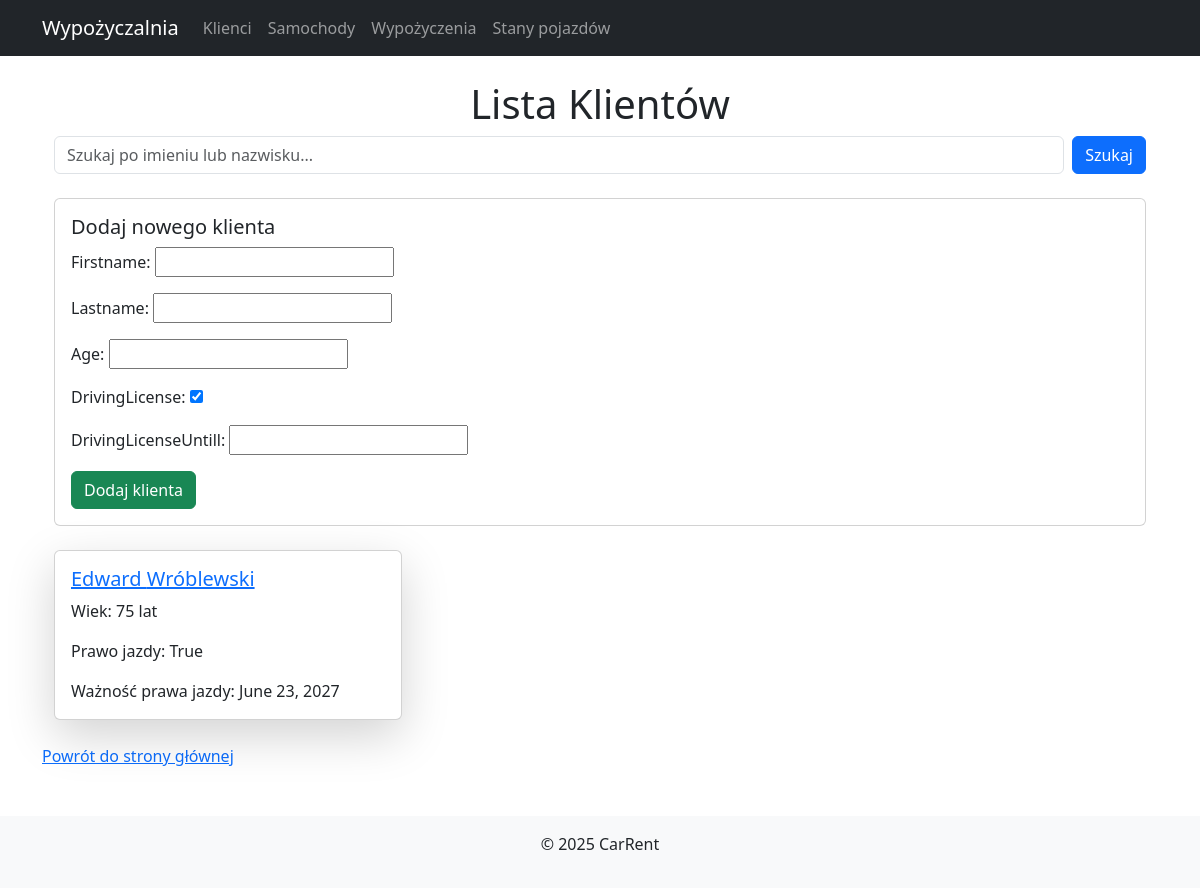
/carrent/clients/, run on an earlier commit of the app's database.
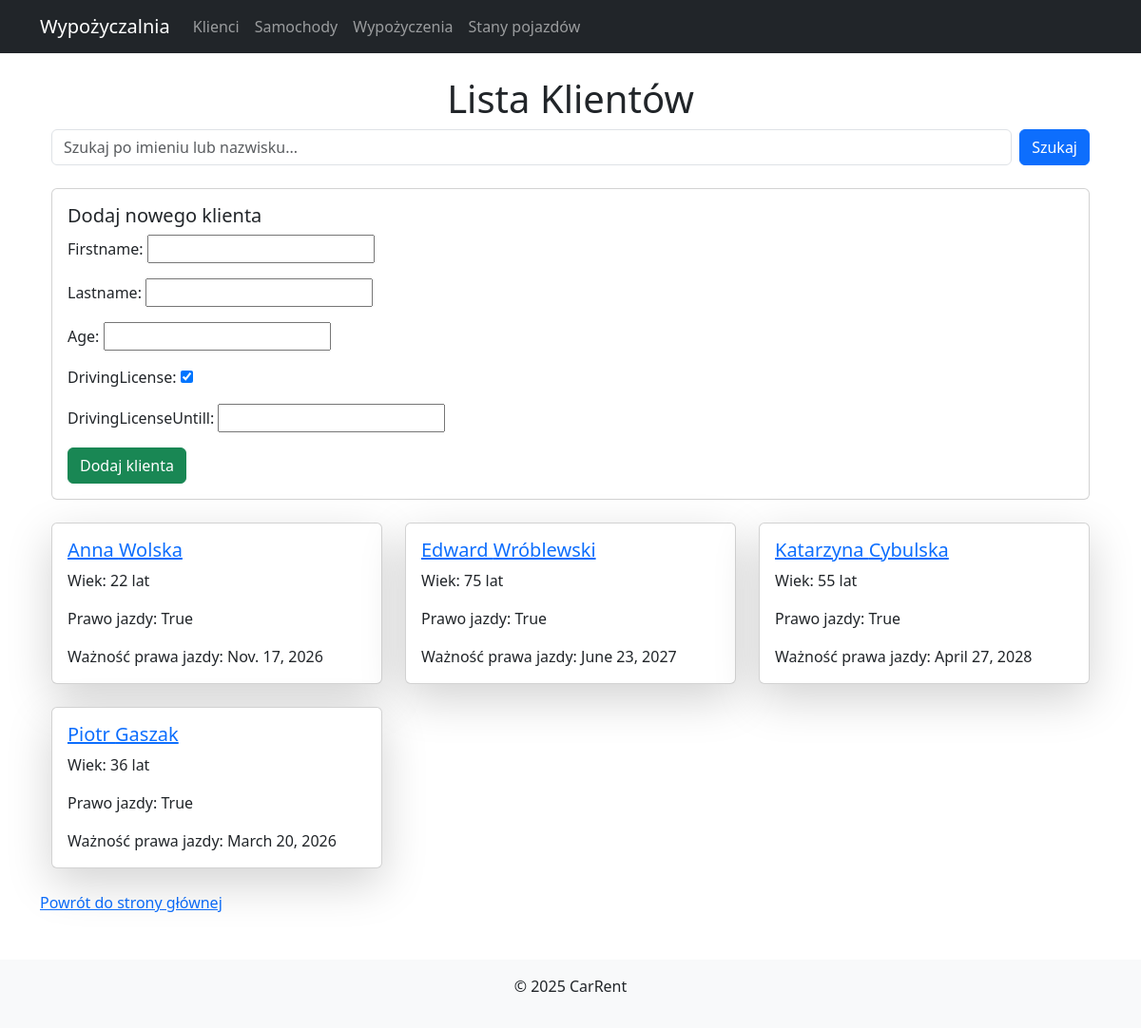
And on a later commit of the database.
### carrent/models.py (models this page shows, shortened)
class Client(models.Model):
    firstname = models.CharField(max_length=50)
    lastname = models.CharField(max_length=50)
    age = models.IntegerField()
    drivingLicense = models.BooleanField(default=True)
    drivingLicenseUntill = models.DateField()
    class Meta:
        ordering = ['firstname', 'lastname']

### carrent/views.py (the view)
# urls.py: path('clients/', views.client_list, name='client_list'),
def client_list(request):
    query = request.GET.get('q')
    clients = Client.objects.all()
    if query:
        clients = clients.filter(firstname__icontains=query) | clients.filter(lastname__icontains=query)
    if request.method == "POST":
        form = ClientForm(request.POST)
        if form.is_valid():
            form.save()
            return redirect('client_list')  # Odśwież stronę po dodaniu samochodu
    else:
        form = ClientForm()
    return render(request, 'carrent/client/list.html', {'clients': clients, 'query': query, 'form': form})

### carrent/forms.py
class ClientForm(forms.ModelForm):
    class Meta:
        model = Client
        fields = ['firstname', 'lastname', 'age', 'drivingLicense', 'drivingLicenseUntill']

### carrent/templates/carrent/client/list.html (shortened to what this page needs)
{% extends 'carrent/base.html' %}
{% block content %}
<div class="container">
    <h1 class="text-center">Lista Klientów</h1>
    <form method="GET" class="d-flex mb-4">
        <input type="text" name="q" class="form-control me-2" placeholder="Szukaj po imieniu lub nazwisku..."
               value="{{ query|default_if_none:'' }}">
        <button type="submit" class="btn btn-primary">Szukaj</button>
    </form>
    <div class="card mb-4">
        <div class="card-body">
            <h5 class="card-title">Dodaj nowego klienta</h5>
            <form method="POST">
                {{ form.as_p }}
                <button type="submit" name="add_client" class="btn btn-success">Dodaj klienta</button>
            </form>
        </div>
    </div>
    <div class="row">
        {% for client in clients %}
            <div class="col-md-4">
                <div class="card shadow-lg mb-4">
                    <div class="card-body">
                        <a href="{% url 'client_detail' client.id %}">
                        <h5 class="card-title">{{ client.firstname }} {{ client.lastname }}</h5> </a>
                        <p class="card-text">Wiek: {{ client.age }} lat</p>
                        <p class="card-text">Prawo jazdy: {{ client.drivingLicense }}</p>
                        <p class="card-text">Ważność prawa jazdy: {{ client.drivingLicenseUntill }}</p>
                    </div>
                </div>
            </div>
        {% empty %}
            <p class="text-center">Brak wyników wyszukiwania.</p>
        {% endfor %}
    </div>
</div>
<a href="{% url 'home' %}">Powrót do strony głównej</a>
{% endblock %}

### carrent/templates/carrent/base.html (shortened to what this page needs)
<!DOCTYPE html>
<html lang="pl">
<head>
    <link rel="stylesheet" href="https://cdn.jsdelivr.net/npm/bootstrap@5.3.0/dist/css/bootstrap.min.css">
</head>
<body>
    <nav class="navbar navbar-expand-lg navbar-dark bg-dark">
        <div class="container">
            <a class="navbar-brand" href="{% url 'home' %}">Wypożyczalnia</a>
            <div class="collapse navbar-collapse">
                <ul class="navbar-nav">
                    <li class="nav-item"><a class="nav-link" href="{% url 'client_list' %}">Klienci</a></li>
                    <li class="nav-item"><a class="nav-link" href="{% url 'car_list' %}">Samochody</a></li>
                    <li class="nav-item"><a class="nav-link" href="{% url 'rental_list' %}">Wypożyczenia</a></li>
                    <li class="nav-item"><a class="nav-link" href="{% url 'condition_list' %}">Stany pojazdów</a></li>
                </ul>
            </div>
        </div>
    </nav>
    <div class="container mt-4">
        {% block content %}{% endblock %}
    </div>
    <footer class="text-center mt-5 py-3 bg-light">
        <p>&copy; 2025 CarRent</p>
    </footer>
</body>
</html>

What changed in the data, as far as the page shows it:
added Client: firstname "Anna", lastname "Wolska", age "22", drivingLicense "True", drivingLicenseUntill "Nov. 17, 2026"
added Client: firstname "Katarzyna", lastname "Cybulska", age "55", drivingLicense "True", drivingLicenseUntill "April 27, 2028"
added Client: firstname "Piotr", lastname "Gaszak", age "36", drivingLicense "True", drivingLicenseUntill "March 20, 2026"
